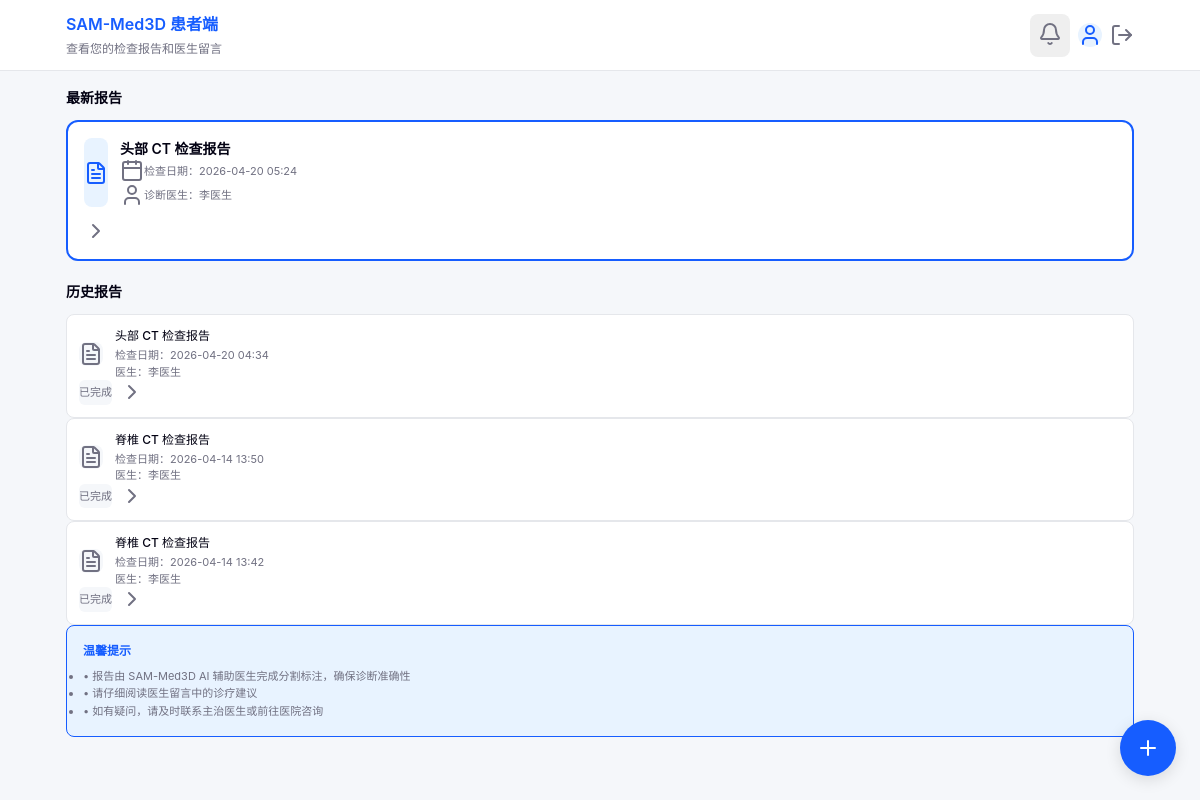
The app's page /patient/dashboard (signed in) with its own data.
### models/ct_image.py (models this page shows, shortened)
class CTImage(db.Model):
    __tablename__ = 'ct_images'
    id = db.Column(db.Integer, primary_key=True)
    patient_id = db.Column(db.Integer, db.ForeignKey('users.id'), nullable=False)
    doctor_id = db.Column(db.Integer, db.ForeignKey('users.id'))
    file_name = db.Column(db.String(255), nullable=False)
    original_filename = db.Column(db.String(255), nullable=False)
    file_path = db.Column(db.String(500), nullable=False)
    file_size = db.Column(db.Integer)
    file_type = db.Column(db.String(20))
    body_part = db.Column(db.String(50))
    description = db.Column(db.Text)
    status = db.Column(db.String(30), default='uploaded')
    ai_model_version = db.Column(db.String(50))
    processing_started_at = db.Column(db.DateTime)
    processing_completed_at = db.Column(db.DateTime)
    final_report = db.Column(db.Text)
    final_diagnosis = db.Column(db.Text)
    confirmed_by_doctor_id = db.Column(db.Integer, db.ForeignKey('users.id'))
    confirmed_at = db.Column(db.DateTime)
    annotation_file_path = db.Column(db.String(500))
    ai_annotation_file_path = db.Column(db.String(500))
    created_at = db.Column(db.DateTime, default=datetime.utcnow)
    updated_at = db.Column(db.DateTime, default=datetime.utcnow, onupdate=datetime.utcnow)
    progress_records = db.relationship('ProgressRecord', backref='ct_image', lazy='dynamic')
    messages = db.relationship('Message', backref='ct_image', lazy='dynamic')

### models/user.py (models this page shows, shortened)
class User(UserMixin, db.Model):
    __tablename__ = 'users'
    id = db.Column(db.Integer, primary_key=True)
    username = db.Column(db.String(80), unique=True, nullable=False)
    email = db.Column(db.String(120), unique=True, nullable=False)
    password_hash = db.Column(db.String(255), nullable=False)
    role = db.Column(db.String(20), nullable=False)
    phone = db.Column(db.String(20))
    full_name = db.Column(db.String(100))
    department = db.Column(db.String(50))
    employee_id = db.Column(db.String(50))
    created_at = db.Column(db.DateTime, default=datetime.utcnow)
    updated_at = db.Column(db.DateTime, default=datetime.utcnow, onupdate=datetime.utcnow)
    is_active = db.Column(db.Boolean, default=True)
    patient_reports = db.relationship('CTImage', foreign_keys='CTImage.patient_id', backref='patient', lazy='dynamic')
    doctor_reports = db.relationship('CTImage', foreign_keys='CTImage.doctor_id', backref='doctor', lazy='dynamic')
    def is_patient(self):
        return self.role == 'patient'

### routes/patient.py (the view)
@patient_bp.route('/patient/dashboard')
@login_required
def dashboard():
    if not current_user.is_patient():
        flash('只有患者可以访问此页面', 'error')
        return redirect(url_for('auth.role_selection'))
    reports = CTImage.query.filter_by(patient_id=current_user.id).order_by(CTImage.created_at.desc()).all()
    unread_notifications = NotificationService.get_user_notifications(current_user.id, unread_only=True)
    return render_template('patient/dashboard.html',
                         reports=reports,
                         unread_notifications=unread_notifications)

### templates/patient/dashboard.html (shortened to what this page needs)
{% extends "base.html" %}
{% block body %}
<div class="min-h-screen" style="background-color: #F5F7FA;">
    <div class="page-header">
        <div class="container">
            <div class="flex items-center justify-between gap-3">
                <div class="flex-1 min-w-0">
                    <h1 class="mb-1 text-responsive-lg font-semibold" style="color: #165DFF;">
                        SAM-Med3D 患者端
                    </h1>
                    <p class="truncate text-responsive-sm" style="color: #717182;">查看您的检查报告和医生留言</p>
                </div>
                <div class="flex items-center gap-2 sm:gap-4">
                    <button class="relative p-2 rounded-lg hover:bg-gray-100" onclick="toggleNotifications()">
                        <i data-lucide="bell" class="w-5 h-5" style="color: #717182;"></i>
                    </button>
                    <div class="flex items-center gap-2">
                        <div class="w-8 h-8 rounded-full flex items-center justify-center flex-shrink-0" style="background-color: #E8F3FF;">
                            <i data-lucide="user" class="w-4 h-4" style="color: #165DFF;"></i>
                        </div>
                    </div>
                    <button
                        onclick="showLogoutModal()"
                        class="flex items-center gap-1.5 px-2.5 py-1.5 rounded-lg transition-all hover:bg-gray-100 text-responsive-sm"
                        style="color: #717182; background: none; border: none; cursor: pointer;"
                    >
                        <i data-lucide="log-out" class="w-4 h-4"></i>
                    </button>
                </div>
            </div>
        </div>
    </div>
    <div class="page-content">
        <div class="container">
            {% if reports %}
            {% set latest_report = reports[0] %}
            <div class="mb-5 sm:mb-6">
                <div class="flex items-center justify-between mb-3">
                    <h2 class="text-responsive-base font-semibold" style="color: #030213;">
                        最新报告
                    </h2>
                </div>
                <div
                    class="bg-white rounded-xl p-4 sm:p-5 cursor-pointer hover:shadow-md transition-all active:opacity-80"
                    style="border: 2px solid #165DFF;"
                    onclick="window.location.href='{{ url_for('patient.report', report_id=latest_report.id) }}'"
                >
                    <div class="flex flex-col sm:flex-row items-start sm:items-center justify-between gap-3">
                        <div class="flex gap-3 sm:gap-4 flex-1 w-full sm:w-auto">
                            <div class="w-14 h-14 sm:w-16 sm:h-16 rounded-lg flex items-center justify-center flex-shrink-0" style="background-color: #E8F3FF;">
                                <i data-lucide="file-text" class="w-7 h-7 sm:w-8 sm:h-8" style="color: #165DFF;"></i>
                            </div>
                            <div class="flex-1 min-w-0">
                                <h3 class="mb-1.5 text-responsive-base font-semibold" style="color: #030213;">
                                    {{ latest_report.body_part or 'CT' }} CT 检查报告
                                </h3>
                                <div class="grid grid-cols-1 sm:grid-cols-2 gap-1.5 text-responsive-xs" style="color: #717182;">
                                    <div class="flex items-center gap-1.5">
                                        <i data-lucide="calendar" class="w-3.5 h-3.5"></i>
                                        <span class="truncate">检查日期：{{ latest_report.created_at|format_datetime if latest_report.created_at else '未知' }}</span>
                                    </div>
                                    <div class="flex items-center gap-1.5">
                                        <i data-lucide="user" class="w-3.5 h-3.5"></i>
                                        <span class="truncate">诊断医生：{{ latest_report.doctor.full_name if latest_report.doctor else '待分配' }}</span>
                                    </div>
                                </div>
                            </div>
                        </div>
                        <div class="flex items-center gap-2 self-end sm:self-auto">
                            <i data-lucide="chevron-right" class="sm:hidden" style="color: #717182;"></i>
                        </div>
                    </div>
                </div>
            </div>
            {% endif %}
            <div>
                <h2 class="mb-3 text-responsive-base font-semibold" style="color: #030213;">
                    历史报告
                </h2>
                {% if reports and reports|length > 1 %}
                <div class="space-y-2.5">
                    {% for report in reports[1:] %}
                    <div
                        class="bg-white rounded-lg p-3 sm:p-4 flex flex-col sm:flex-row items-start sm:items-center justify-between gap-2.5 cursor-pointer hover:shadow-sm transition-all active:opacity-80"
                        style="border: 1px solid #E5E7EB;"
                        onclick="window.location.href='{{ url_for('patient.report', report_id=report.id) }}'"
                    >
                        <div class="flex items-center gap-3 w-full sm:w-auto">
                            <div class="w-10 h-10 sm:w-12 sm:h-12 rounded-lg flex items-center justify-center flex-shrink-0" style="background-color: #F5F7FA;">
                                <i data-lucide="file-text" class="w-5 h-5 sm:w-6 sm:h-6" style="color: #717182;"></i>
                            </div>
                            <div class="flex-1 min-w-0">
                                <h3 class="text-responsive-sm font-medium" style="color: #030213; margin-bottom: 2px;">
                                    {{ report.body_part or 'CT' }} CT 检查报告
                                </h3>
                                <div class="flex flex-col sm:flex-row sm:gap-3 gap-0.5 text-responsive-xs" style="color: #717182;">
                                    <span class="truncate">检查日期：{{ report.created_at|format_datetime if report.created_at else '未知' }}</span>
                                    <span class="truncate">医生：{{ report.doctor.full_name if report.doctor else '待分配' }}</span>
                                </div>
                            </div>
                        </div>
                        <div class="flex items-center gap-2 self-end sm:self-auto">
                            <span class="px-2.5 py-1 rounded text-xs" style="background-color: #F5F7FA; color: #717182; font-size: 11px;">
                                {{ '已完成' if report.status == 'completed' else '处理中' }}
                            </span>
                            <i data-lucide="chevron-right" class="w-4 h-4 flex-shrink-0" style="color: #717182;"></i>
                        </div>
                    </div>
                    {% endfor %}
                </div>
                {% elif reports %}
                <div style="text-align: center; padding: 40px 20px;">
                    <i data-lucide="folder-open" class="w-12 h-12" style="color: #717182; margin-bottom: 12px;"></i>
                    <p style="font-size: 14px; color: #717182;">暂无其他报告</p>
                </div>
                {% else %}
                <div style="text-align: center; padding: 40px 20px;">
                    <i data-lucide="folder-open" class="w-12 h-12" style="color: #717182; margin-bottom: 12px;"></i>
                    <p style="font-size: 14px; color: #717182;">暂无检查报告</p>
                    <p style="font-size: 13px; color: #717182; margin-top: 6px;">请前往医院进行检查</p>
                </div>
                {% endif %}
            </div>
            <div class="mt-5 sm:mt-6 p-4 sm:p-5 rounded-lg" style="background-color: #E8F3FF; border: 1px solid #165DFF;">
                <h3 class="mb-2 text-responsive-sm font-semibold" style="color: #165DFF;">
                    温馨提示
                </h3>
                <ul class="space-y-1.5 text-responsive-xs" style="color: #717182; line-height: 1.6;">
                    <li>• 报告由 SAM-Med3D AI 辅助医生完成分割标注，确保诊断准确性</li>
                    <li>• 请仔细阅读医生留言中的诊疗建议</li>
                    <li>• 如有疑问，请及时联系主治医生或前往医院咨询</li>
                </ul>
            </div>
        </div>
    </div>
    <button
        onclick="window.location.href='{{ url_for('patient.upload') }}'"
        class="fab fab-primary"
        title="上传CT图像"
    >
        <i data-lucide="plus" class="w-5 h-5 sm:w-6 sm:h-6" style="color: #FFFFFF;"></i>
    </button>
</div>
{% endblock %}

### templates/base.html (shortened to what this page needs)
<!DOCTYPE html>
<html lang="zh-CN">
<head>
    <link rel="stylesheet" href="{{ url_for('static', filename='css/base.css') }}">
</head>
<body>
    {% block body %}{% endblock %}
</body>
</html>

### records on screen
CTImage: body_part "头部", created_at "2026-04-20 05:24"
User: doctor "李医生"
CTImage: body_part "头部", created_at "2026-04-20 04:34", doctor "李医生", status "已完成"
CTImage: body_part "脊椎", created_at "2026-04-14 13:50", doctor "李医生", status "已完成"
CTImage: body_part "脊椎", created_at "2026-04-14 13:42", doctor "李医生", status "已完成"
